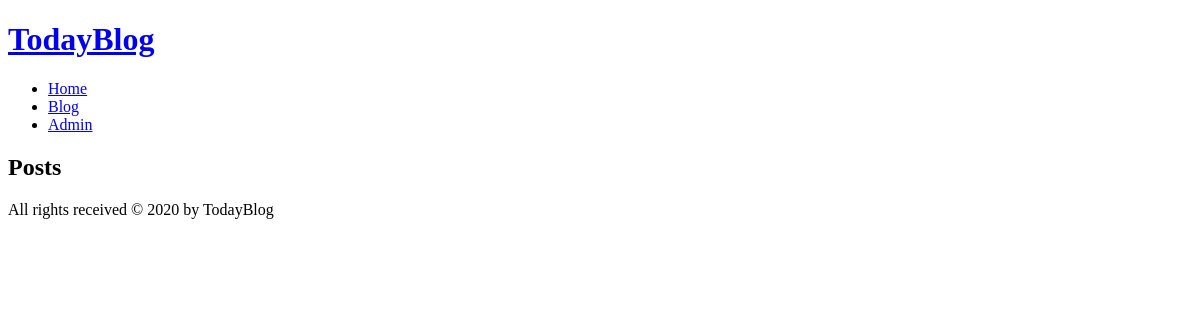
/blog/, run on an earlier commit of the app's database.
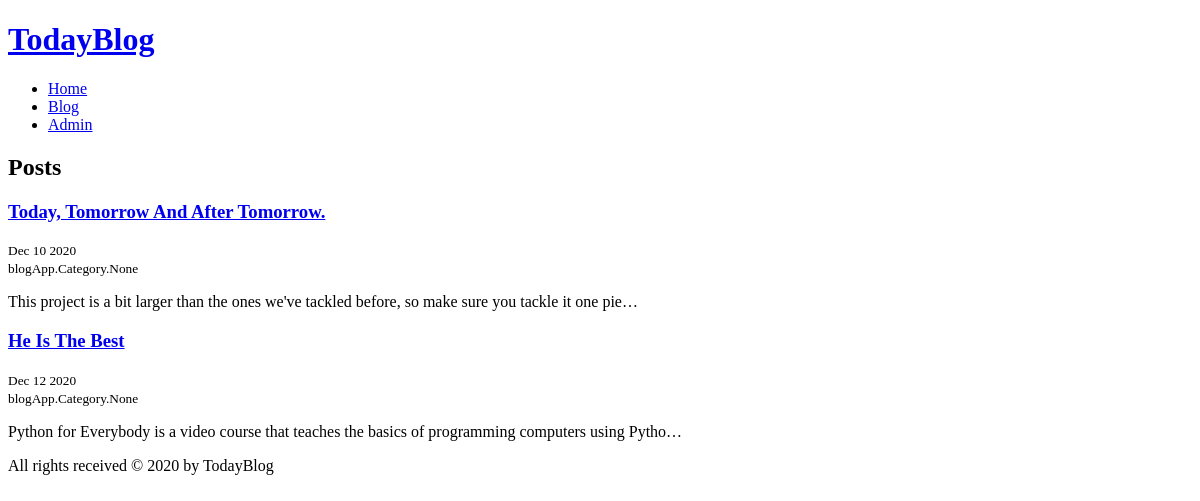
And on a later commit of the database.
### blogApp/models.py (models this page shows, shortened)
class Post(models.Model):
    title = models.CharField(verbose_name='title' , max_length=50)
    body = models.TextField(verbose_name='body')
    created_on = models.DateTimeField(verbose_name='created on' , auto_now_add=True)
    last_modified = models.DateTimeField(verbose_name='last modified' , auto_now=True)
    categories = models.ManyToManyField(Category, verbose_name=("categories"), related_name='posts')
    def get_absolute_url(self):
        return reverse("blogApp:post_detail", kwargs={"pk": self.pk})

### blogApp/views.py (the view)
# urls.py: path('', PostView.as_view(), name = 'post_list'),
class PostView(ListView):
    model = Post

### templates/blogApp/post_list.html (shortened to what this page needs)
{% extends 'base.html' %}
{% block content %}
    <h2 class="heading-2" >Posts</h2>
    {% for post in object_list %}
        <div class="post-box">
            <h3><a href="{{post.get_absolute_url}}">{{post.title|title}}</a></h3>
            <small class='post-date'>{{post.created_on|date:'M j Y'}}</small>
            <br>
            <small class='post-categories'>{{post.categories|join:"&nbsp;"}}</small>
            <p>{{post.body|truncatechars:'100'}}</p>
        </div>
    {% endfor %}
{% endblock content %}

### templates/base.html (shortened to what this page needs)
<!DOCTYPE html>
<html lang="en">
<head>
    {% load static %}
    <link rel="stylesheet" href="{% static 'css/style.css' %}">
</head>
<body>
    <header id="main-header">
        <div class="container">
            <h1 id="logo"><a href="#">TodayBlog</a></h1>
            <nav id="main-nav">
                <ul>
                    <li><a class='btn-nav' href="{% url 'pages:home' %}">Home</a></li>
                    <li><a class='btn-nav' href="{% url 'blogApp:post_list' %}">Blog</a></li>
                    <li><a class='btn-nav' href="http://localhost:8000/admin/">Admin</a></li>
                </ul>
            </nav>
        </div>
    </header>
    <main>
        <div class="container">
            {% block content %}{% endblock content %}
        </div>
    </main>
    <footer id="main-footer">
        <p>All rights received &copy 2020 by TodayBlog</p>
    </footer>
</body>
</html>

What changed in the data, as far as the page shows it:
added Post: title "Today, Tomorrow And After Tomorrow.", created_on "Dec 10 2020", categories "blogApp.Category.None", body "This project is a bit larger than the ones we've tackled before, so make sure you tackle it one pie…"
added Post: title "He Is The Best", created_on "Dec 12 2020", categories "blogApp.Category.None", body "Python for Everybody is a video course that teaches the basics of programming computers using Pytho…"
